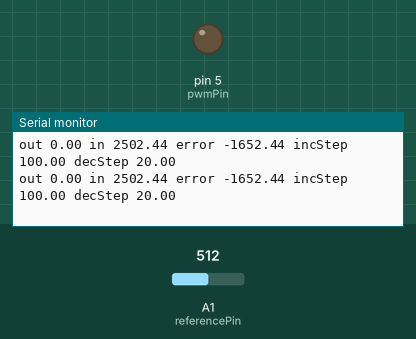
A sketch run on a simulated Arduino Uno, built with avr-gcc and run on an emulated ATmega328P. Shown: output pins drawn as LEDs (lit = HIGH), the last lines printed to the serial monitor. Inputs (shaded band) come from the test bench; at power-on: A1 (referencePin) = 512.

Above: at 1.2 s.
1.3 s: A1 (referencePin) set to 85
At 1.48 s:
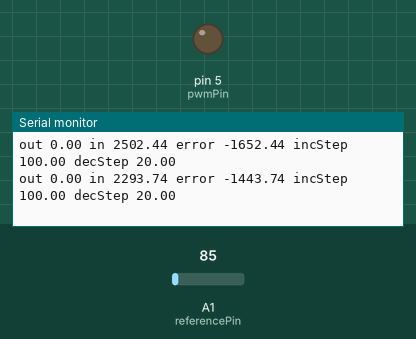
4.3 s: A1 (referencePin) set to 70
At 4.33 s:
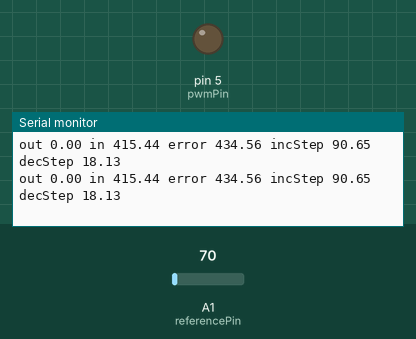
7.3 s: A1 (referencePin) set to 511
At 7.33 s:
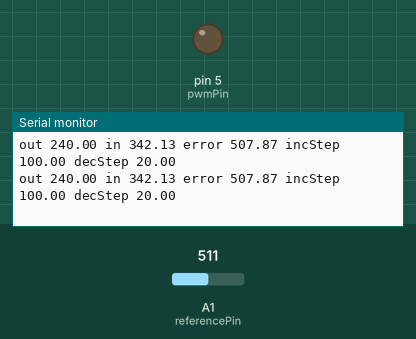
Timing chart, 0 to 10.3 s (numbered marks = the images above; inputs shaded):
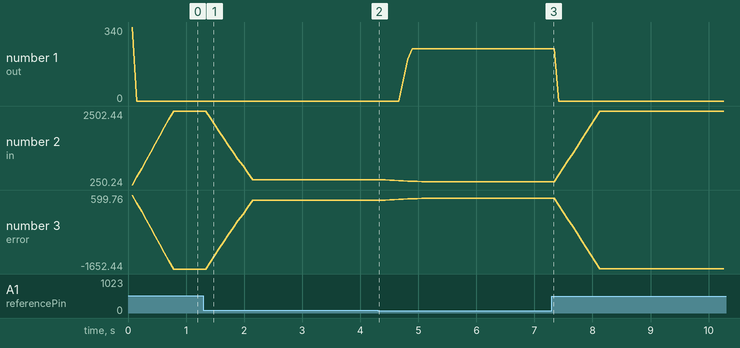

Measured:
- after the input at 1.3 s, the serial monitor: prints a new line after 0.12 s (image 1)
- plotted number 1: 0 → 240 after the input at 4.3 s
- plotted number 2: 2502.44 → 415.44 after the input at 1.3 s, 415.44 → 342.13 after the input at 4.3 s, 342.13 → 2497.56 after the input at 7.3 s
- plotted number 3: -1652.44 → 434.56 after the input at 1.3 s, 434.56 → 507.87 after the input at 4.3 s, 507.87 → -1647.56 after the input at 7.3 s

The sketch:

SORE.ino
```cpp
// Konfigurasi pin
const int referencePin = A1;  // Pin untuk membaca tegangan referensi
const int pwmPin = 5;         // Pin output PWM

// Variabel kontrol
double setpoint = 850;  // Setpoint dalam mV
double input, output;
double error;

bool firstIncrement = true;
bool firstDecrement = true;
double lastinput=0;

// Parameter kontrol
const double maxIncrementStep = 100.0;   // Langkah increment maksimum
const double maxDecrementStep = 20.0;  // Langkah decrement maksimum
const int deadband = 1;     // Zona mati dalam mV

// Batasan output
const double outMin = 0;
const double outMax = 240;

// Variabel untuk penghalusan
const int numReadings = 10;
double readings[numReadings];
int readIndex = 0;
double total = 0;

void setup() {
  pinMode(pwmPin, OUTPUT);
  Serial.begin(9600);

  // Inisialisasi array pembacaan
  for (int i = 0; i < numReadings; i++) {
    readings[i] = 0;
  }
}

double calculateAdaptiveStep(double error, bool isDecrement) {
  // Hitung step berdasarkan jarak dari setpoint
  double absError = abs(error);
  double maxStep = isDecrement ? maxDecrementStep : maxIncrementStep;

  // Menggunakan kurva non-linear untuk memberikan respons yang lebih agresif pada error besar
  double normalizedError = absError / 500.0;  // Normalisasi error ke range 0-1
  double step = maxStep * pow(normalizedError, 0.7);  // Menggunakan eksponen 0.7 untuk kurva non-linear

  return constrain(step, 0.1, maxStep);
}

void loop() {
  // Membaca dan menghaluskan nilai referensi
  int rawValue = analogRead(referencePin);
  double currentReading = (rawValue / 1023.0) * 5000.0;

  total = total - readings[readIndex];
  readings[readIndex] = currentReading;
  total = total + readings[readIndex];
  readIndex = (readIndex + 1) % numReadings;

  input = total / numReadings;

  // Hitung error
  error = setpoint - input;

  // Kontrol output
if (abs(error) > deadband) {
    if (error > 0) {
        // Kenaikan (increment)


        double incrementStep = calculateAdaptiveStep(error, false);
        output = min(output + incrementStep, outMax);
        if (firstIncrement) {
            // This is the first increment
            Serial.println("First increment detected");
            firstIncrement = false; // Reset the flag
            output=output+240;
        }
        if(input > 0.45*setpoint){
          output=0;
          lastinput=input;
        }
        // Reset the firstDecrement flag when increment occurs
        firstDecrement = true;

    } else {
        // Penurunan (decrement)


        double decrementStep = calculateAdaptiveStep(error, true);
        output = max(output - decrementStep, outMin);

        // Reset the firstIncrement flag when decrement occurs
        // if (firstDecrement) {
        //     // This is the first decrement
        //     Serial.println("First decrement detected");
        //     firstDecrement = false; // Reset the flag
        //     output=output+100;
        // }
        firstIncrement = true;
    }
}

  // Terapkan output ke PWM dengan pulse modulation
  analogWrite(pwmPin, (int)output);
  delay(5);
  analogWrite(pwmPin, 0);
  delay(70);

  // Tampilkan informasi
  Serial.print("out ");
  Serial.print(output);
  Serial.print(" in ");
  Serial.print(input);
  Serial.print(" error ");
  Serial.print(error);
  Serial.print(" incStep ");
  Serial.print(calculateAdaptiveStep(error, false));
  Serial.print(" decStep ");
  Serial.println(calculateAdaptiveStep(error, true));

  // delay(10);  // Jeda singkat untuk stabilitas
}
```
